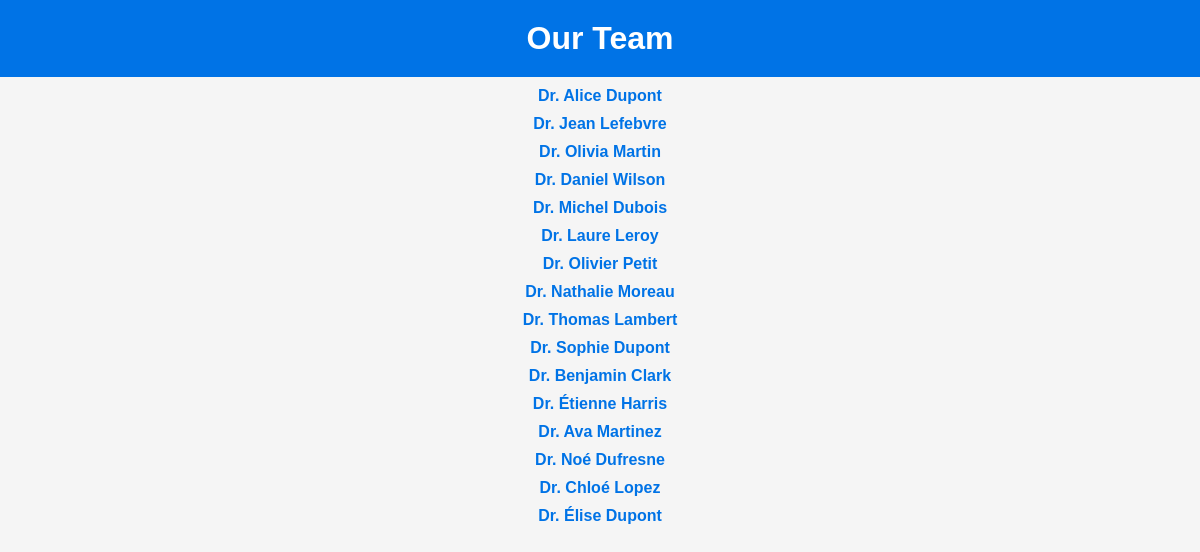
Page /team/ on the committed database.
### medical_test_center_app/models.py (models this page shows, shortened)
class Biologist(models.Model):
    ID_bio = models.AutoField(primary_key=True)
    firstname_bio = models.CharField(max_length=255)
    lastname_bio = models.CharField(max_length=255)
    specialty = models.CharField(max_length=255)

### medical_test_center_app/views.py (the view)
# urls.py: path('team/',biologists,name='biologists'),
def biologists(request,):
    return render(request, "team.html", {"Biologists": Biologist.objects.all()})

### medical_test_center_app/templates/team.html (shortened to what this page needs)
{% load static %}
<!DOCTYPE html>
<html lang="en">
<head>
        <link rel="stylesheet" type="text/css" href="{% static 'css/team.css' %}">
</head>
<body>
    <h1>Our Team</h1>
    <ul>
        {% for biologist in Biologists %}
            <li>
                <a href="{% url 'show_biologist' biologist.ID_bio %}">Dr. {{ biologist.firstname_bio }} {{ biologist.lastname_bio }}</a>
            </li>
        {% endfor %}
    </ul>
</body>
</html>

### medical_test_center_app/static/css/team.css (style rules this page uses)
* { margin: 0; padding: 0; box-sizing: border-box; }
body { background-color: #f5f5f5; color: #333; font-family: Arial, sans-serif; text-align: center; margin: 0; padding: 0; }
h1 { font-size: 2rem; padding: 20px; background-color: #0073e6; color: white; }
ul { list-style: none; }
li { margin: 10px; }
li a { text-decoration: none; color: #0073e6; font-weight: bold; }

### rows in the picture
Biologist: firstname_bio "Alice", lastname_bio "Dupont"
Biologist: firstname_bio "Jean", lastname_bio "Lefebvre"
Biologist: firstname_bio "Olivia", lastname_bio "Martin"
Biologist: firstname_bio "Daniel", lastname_bio "Wilson"
Biologist: firstname_bio "Michel", lastname_bio "Dubois"
Biologist: firstname_bio "Laure", lastname_bio "Leroy"
Biologist: firstname_bio "Olivier", lastname_bio "Petit"
Biologist: firstname_bio "Nathalie", lastname_bio "Moreau"
Biologist: firstname_bio "Thomas", lastname_bio "Lambert"
Biologist: firstname_bio "Sophie", lastname_bio "Dupont"
Biologist: firstname_bio "Benjamin", lastname_bio "Clark"
Biologist: firstname_bio "Étienne", lastname_bio "Harris"
Biologist: firstname_bio "Ava", lastname_bio "Martinez"
Biologist: firstname_bio "Noé", lastname_bio "Dufresne"
Biologist: firstname_bio "Chloé", lastname_bio "Lopez"
Biologist: firstname_bio "Élise", lastname_bio "Dupont"
